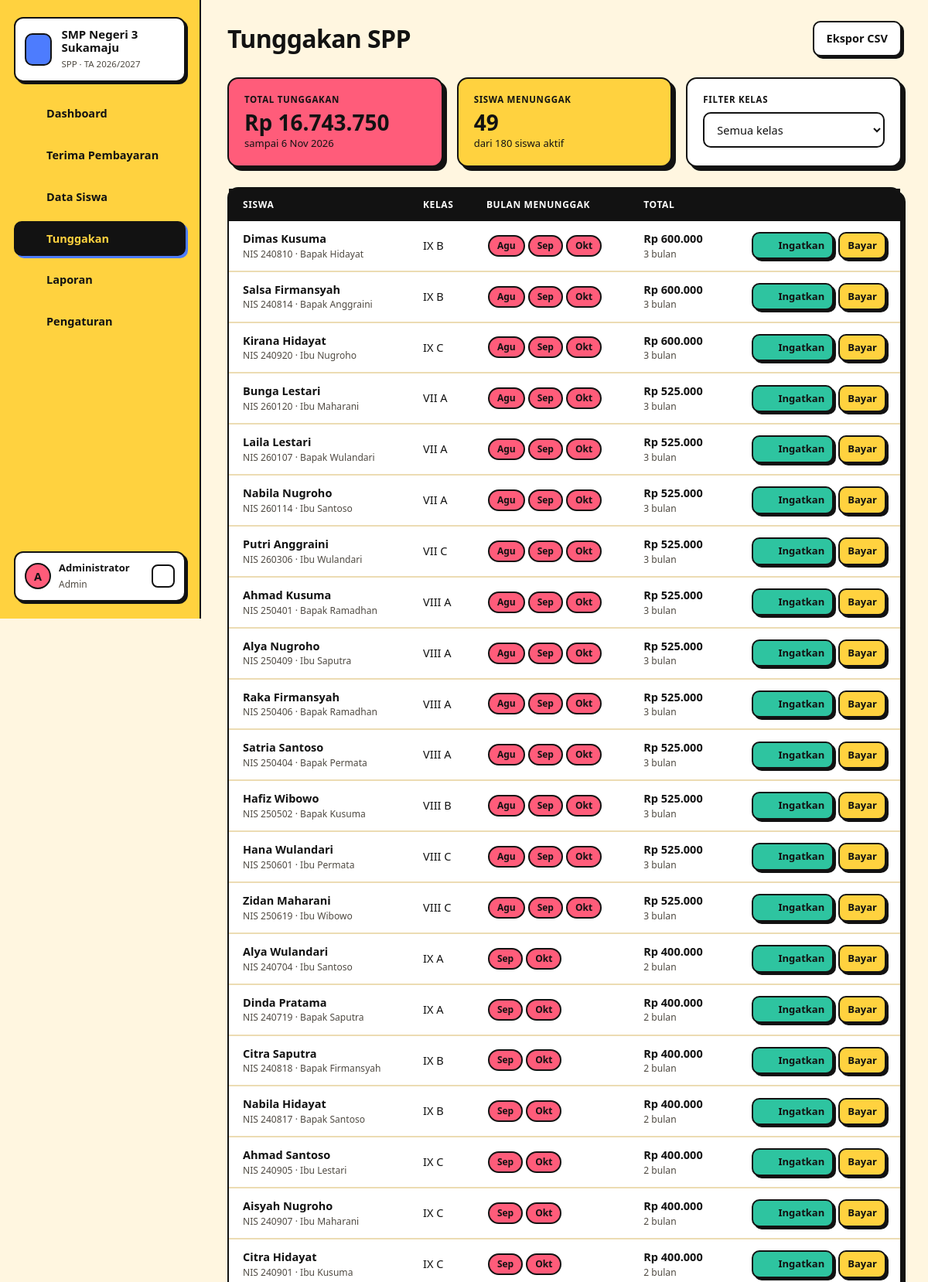
The page /index.php?page=tunggakan (signed in, upper part) on the database its author committed.
### tables this page shows
CREATE TABLE pengaturan (
  id INT PRIMARY KEY,
  nama_sekolah VARCHAR(150) NOT NULL,
  alamat VARCHAR(255),
  telepon VARCHAR(30),
  kepala_sekolah VARCHAR(100),
  bendahara VARCHAR(100),
  tanggal_jatuh_tempo TINYINT NOT NULL DEFAULT 10
);

CREATE TABLE tahun_ajaran (
  id INT AUTO_INCREMENT PRIMARY KEY,
  nama VARCHAR(20) NOT NULL UNIQUE,       
  tahun_mulai SMALLINT NOT NULL,          
  aktif TINYINT(1) NOT NULL DEFAULT 0
);

CREATE TABLE siswa (
  id INT AUTO_INCREMENT PRIMARY KEY,
  nis VARCHAR(20) NOT NULL UNIQUE,
  nama VARCHAR(100) NOT NULL,
  jk ENUM('L','P') NOT NULL,
  kelas_id INT,
  nama_wali VARCHAR(100),
  telp_wali VARCHAR(20),
  potongan_persen TINYINT NOT NULL DEFAULT 0,    
  status ENUM('aktif','lulus','keluar') NOT NULL DEFAULT 'aktif',
  created_at TIMESTAMP DEFAULT CURRENT_TIMESTAMP,
  FOREIGN KEY (kelas_id) REFERENCES kelas(id) ON DELETE SET NULL
);

CREATE TABLE kelas (
  id INT AUTO_INCREMENT PRIMARY KEY,
  nama VARCHAR(20) NOT NULL UNIQUE,
  tingkat TINYINT NOT NULL,
  wali_kelas VARCHAR(100)
);

### index.php (called while the page is built, shortened)
<?php
require __DIR__ . '/includes/bootstrap.php';
$routes = [
    'login'        => 'pages/login.php',
    'logout'       => 'pages/logout.php',
    'cek'          => 'pages/cek.php',
    'dashboard'    => 'pages/dashboard.php',
    'bayar'        => 'pages/bayar/index.php',
    'bayar.simpan' => 'pages/bayar/simpan.php',
    'bayar.batal'  => 'pages/bayar/batal.php',
    'kwitansi'     => 'pages/bayar/kwitansi.php',
    'siswa'        => 'pages/siswa/index.php',
    'siswa.form'   => 'pages/siswa/form.php',
    'siswa.kartu'  => 'pages/siswa/kartu.php',
    'tunggakan'    => 'pages/tunggakan.php',
    'laporan'      => 'pages/laporan.php',
    'master'       => 'pages/master.php',
];
$page = $_GET['page'] ?? 'dashboard';
require __DIR__ . '/' . $routes[$page];

### pages/tunggakan.php (the view, shortened to what this page needs)
<?php
$ta = tahun_ajaran_aktif();
$kelasId = (int) ($_GET['kelas'] ?? 0);
$siswa = q("SELECT s.*, k.nama kelas, k.tingkat FROM siswa s JOIN kelas k ON k.id = s.kelas_id WHERE s.status = 'aktif'"
    . ($kelasId ? ' AND s.kelas_id = ' . $kelasId : '') . ' ORDER BY k.tingkat, k.nama, s.nama')->fetchAll();
$rows = [];
$total = 0;
foreach ($siswa as $s) {
    $k = kartu_spp($s, $ta);
    if (!$k['jml_tunggak']) continue;
    $s['kartu'] = $k;
    $rows[] = $s;
    $total += $k['total_tunggak'];
}
usort($rows, fn ($a, $b) => $b['kartu']['total_tunggak'] <=> $a['kartu']['total_tunggak']);
$title = 'Tunggakan SPP';
$actions = '<a class="btn" href="' . url('tunggakan', ['kelas' => $kelasId, 'export' => 'csv']) . '">Ekspor CSV</a>';
require __DIR__ . '/../includes/header.php';
?>
<div class="stats" style="grid-template-columns:repeat(3,1fr)">
    <div class="stat bg-red"><small>Total tunggakan</small><strong><?= rupiah($total) ?></strong><span>sampai <?= tgl(date('Y-m-d')) ?></span></div>
    <div class="stat bg-yellow"><small>Siswa menunggak</small><strong><?= count($rows) ?></strong><span>dari <?= count($siswa) ?> siswa aktif</span></div>
    <div class="stat bg-white"><small>Filter kelas</small>
        <form method="get" style="margin-top:8px"><input type="hidden" name="page" value="tunggakan">
            <select name="kelas" onchange="this.form.submit()"><option value="0">Semua kelas</option>
            </select></form></div>
</div>
<div class="card">
    <div class="table-wrap"><table>
        <thead><tr><th>Siswa</th><th>Kelas</th><th>Bulan Menunggak</th><th>Total</th><th></th></tr></thead>
        <tbody>
        <?php foreach ($rows as $r):
            $bln = array_keys(array_filter($r['kartu']['bulan'], fn ($b) => $b['status'] === 'tunggak'));
            $pesan = "Assalamualaikum {$r['nama_wali']}, kami informasikan SPP ananda {$r['nama']} (kelas {$r['kelas']}) bulan "
                . implode(', ', array_map(fn ($b) => NAMA_BULAN[$b], $bln)) . ' belum dibayarkan, total ' . rupiah($r['kartu']['total_tunggak'])
                . '. Mohon dapat segera diselesaikan. Terima kasih. - Bendahara ' . setting()['nama_sekolah']; ?>
            <tr>
                <td><strong><?= e($r['nama']) ?></strong><small>NIS <?= e($r['nis']) ?> · <?= e($r['nama_wali']) ?></small></td>
                <td><?= e($r['kelas']) ?></td>
                <td><?php foreach ($bln as $b): ?><span class="badge badge-red" style="margin:2px"><?= substr(NAMA_BULAN[$b], 0, 3) ?></span><?php endforeach; ?></td>
                <td><strong><?= rupiah($r['kartu']['total_tunggak']) ?></strong><small><?= $r['kartu']['jml_tunggak'] ?> bulan</small></td>
                <td><div class="actions">
                    <a class="btn btn-sm btn-green" target="_blank" href="<?= wa_link($r['telp_wali'], $pesan) ?>"><?= icon('message', 14) ?> Ingatkan</a>
                    <a class="btn btn-sm btn-yellow" href="<?= url('bayar', ['siswa' => $r['id']]) ?>">Bayar</a>
                </div></td>
            </tr>
        <?php endforeach; ?>
        </tbody>
    </table></div>
</div>
<?php require __DIR__ . '/../includes/footer.php'; ?>

### includes/header.php (shortened to what this page needs)
<?php
$menu = [
    ['dashboard', 'Dashboard', 'home'],
    ['bayar', 'Terima Pembayaran', 'wallet'],
    ['siswa', 'Data Siswa', 'users'],
    ['tunggakan', 'Tunggakan', 'alert'],
    ['laporan', 'Laporan', 'chart'],
];
if (user()['role'] === 'admin') $menu[] = ['master', 'Pengaturan', 'settings'];
$current = explode('.', $_GET['page'] ?? 'dashboard')[0];
$ta = tahun_ajaran_aktif();
?>
<!DOCTYPE html>
<html lang="id">
<head>
    <link rel="stylesheet" href="assets/css/style.css">
</head>
<body>
<div class="layout">
    <aside class="sidebar" id="sidebar">
        <div class="brand">
            <span class="brand-mark"><?= icon('school', 22) ?></span>
            <div><strong><?= e(setting()['nama_sekolah']) ?></strong><small>SPP · TA <?= e($ta['nama'] ?? '-') ?></small></div>
        </div>
        <nav>
            <?php foreach ($menu as [$key, $label, $ic]): ?>
                <a href="<?= url($key) ?>" class="<?= $current === $key ? 'active' : '' ?>"><?= icon($ic) ?> <?= $label ?></a>
            <?php endforeach; ?>
        </nav>
        <div class="grow"></div>
        <div class="user-card">
            <span class="avatar"><?= e(strtoupper(substr(user()['nama'], 0, 1))) ?></span>
            <div class="grow"><strong><?= e(user()['nama']) ?></strong><small><?= e(ucfirst(user()['role'])) ?></small></div>
            <a href="<?= url('logout') ?>" class="icon-btn" title="Keluar"><?= icon('logout', 16) ?></a>
        </div>
    </aside>
    <main class="main">
        <header class="topbar">
            <h1><?= $titleHtml ?? e($title ?? 'Dashboard') ?></h1>
            <div class="topbar-actions"><?= $actions ?? '' ?></div>
        </header>
        <div class="content">

### includes/bootstrap.php (shortened to what this page needs)
<?php
function db(): PDO
{
    static $pdo = null;
    if ($pdo === null) {
        $c = require __DIR__ . '/../config/database.php';
        $dsn = "mysql:host={$c['host']};port={$c['port']};dbname={$c['database']};charset=utf8mb4";
        try {
            $pdo = new PDO($dsn, $c['username'], $c['password'], [
                PDO::ATTR_ERRMODE => PDO::ERRMODE_EXCEPTION,
                PDO::ATTR_DEFAULT_FETCH_MODE => PDO::FETCH_ASSOC,
            ]);
        } catch (PDOException $e) {
            die('<h3>Koneksi database gagal.</h3><p>Cek config/database.php dan pastikan database <b>'
                . htmlspecialchars($c['database']) . '</b> sudah di-import.</p>');
        }
    }
    return $pdo;
}
function q(string $sql, array $params = []): PDOStatement
{
    $st = db()->prepare($sql);
    $st->execute($params);
    return $st;
}
function e($v): string
{
    return htmlspecialchars((string) $v, ENT_QUOTES, 'UTF-8');
}
function rupiah($n): string
{
    return 'Rp ' . number_format((int) $n, 0, ',', '.');
}
function tgl($date): string
{
    $bulan = ['', 'Jan', 'Feb', 'Mar', 'Apr', 'Mei', 'Jun', 'Jul', 'Agu', 'Sep', 'Okt', 'Nov', 'Des'];
    $t = strtotime($date);
    return date('j', $t) . ' ' . $bulan[(int) date('n', $t)] . ' ' . date('Y', $t);
}
function url(string $page = 'dashboard', array $params = []): string
{
    return 'index.php?' . http_build_query(['page' => $page] + $params);
}
function user(): ?array
{
    return $_SESSION['user'] ?? null;
}
function setting(): array
{
    static $s = null;
    return $s ??= q('SELECT * FROM pengaturan WHERE id = 1')->fetch() ?: [];
}
function icon(string $name, int $size = 18): string
{
    $p = $paths[$name] ?? '';
    return '<svg class="ic" width="' . $size . '" height="' . $size . '" viewBox="0 0 24 24" fill="none" stroke="currentColor" stroke-width="2" stroke-linecap="round" stroke-linejoin="round">' . $p . '</svg>';
}
function tahun_ajaran_aktif(): array
{
    return q('SELECT * FROM tahun_ajaran WHERE aktif = 1 LIMIT 1')->fetch() ?: [];
}
function bulan_jatuh_tempo(array $ta): array
{
    $hasil = [];
    foreach (BULAN_AJARAN as $b) {
        $tahun = $b >= 7 ? (int) $ta['tahun_mulai'] : (int) $ta['tahun_mulai'] + 1;
        $jatuhTempo = sprintf('%04d-%02d-%02d', $tahun, $b, (int) setting()['tanggal_jatuh_tempo']);
        if ($jatuhTempo <= date('Y-m-d')) $hasil[] = $b;
    }
    return $hasil;
}
function pembayaran_siswa(int $siswaId, int $taId): array
{
    $map = [];
    foreach (q('SELECT * FROM pembayaran WHERE siswa_id = ? AND tahun_ajaran_id = ?', [$siswaId, $taId])->fetchAll() as $p) $map[(int) $p['bulan']] = $p;
    return $map;
}
function tarif_siswa(array $siswa, array $ta): int
{
    return (int) (q('SELECT nominal FROM tarif WHERE tahun_ajaran_id = ? AND tingkat = ?', [$ta['id'], $siswa['tingkat']])->fetchColumn() ?: 0);
}
function wa_link(string $telp, string $pesan): string
{
    return 'https://wa.me/' . preg_replace('/^0/', '62', preg_replace('/\D/', '', $telp)) . '?text=' . rawurlencode($pesan);
}
function kartu_spp(array $siswa, array $ta): array
{
    $tarif = tarif_siswa($siswa, $ta);
    $nominal = (int) round($tarif * (100 - (int) $siswa['potongan_persen']) / 100);
    $bayar = pembayaran_siswa((int) $siswa['id'], (int) $ta['id']);
    $jatuhTempo = bulan_jatuh_tempo($ta);
    $bulan = [];
    $tunggakan = 0;
    foreach (BULAN_AJARAN as $b) {
        if (isset($bayar[$b])) $s = 'lunas';
        elseif ($nominal === 0) $s = 'gratis';
        elseif (in_array($b, $jatuhTempo, true)) { $s = 'tunggak'; $tunggakan++; }
        else $s = 'belum';
        $bulan[$b] = ['status' => $s, 'bayar' => $bayar[$b] ?? null];
    }
    return ['tarif' => $tarif, 'nominal' => $nominal, 'bulan' => $bulan, 'jml_tunggak' => $tunggakan, 'total_tunggak' => $tunggakan * $nominal];
}

### rows shown on the page
pengaturan: nama_sekolah "SMP Negeri 3 Sukamaju"
tahun_ajaran: nama "2026/2027"
siswa: nama "Dimas Kusuma", nis "240810", nama_wali "Bapak Hidayat", kelas.nama "IX B", b "Agu", b "Sep", b "Okt", total_tunggak "Rp 600.000", jml_tunggak "3", $size 14 (drawn)
siswa: nama "Salsa Firmansyah", nis "240814", nama_wali "Bapak Anggraini", kelas.nama "IX B", b "Agu", b "Sep", b "Okt", total_tunggak "Rp 600.000", jml_tunggak "3", $size 14 (drawn)
siswa: nama "Kirana Hidayat", nis "240920", nama_wali "Ibu Nugroho", kelas.nama "IX C", b "Agu", b "Sep", b "Okt", total_tunggak "Rp 600.000", jml_tunggak "3", $size 14 (drawn)
siswa: nama "Bunga Lestari", nis "260120", nama_wali "Ibu Maharani", kelas.nama "VII A", b "Agu", b "Sep", b "Okt", total_tunggak "Rp 525.000", jml_tunggak "3", $size 14 (drawn)
siswa: nama "Laila Lestari", nis "260107", nama_wali "Bapak Wulandari", kelas.nama "VII A", b "Agu", b "Sep", b "Okt", total_tunggak "Rp 525.000", jml_tunggak "3", $size 14 (drawn)
siswa: nama "Nabila Nugroho", nis "260114", nama_wali "Ibu Santoso", kelas.nama "VII A", b "Agu", b "Sep", b "Okt", total_tunggak "Rp 525.000", jml_tunggak "3", $size 14 (drawn)
siswa: nama "Putri Anggraini", nis "260306", nama_wali "Ibu Wulandari", kelas.nama "VII C", b "Agu", b "Sep", b "Okt", total_tunggak "Rp 525.000", jml_tunggak "3", $size 14 (drawn)
siswa: nama "Ahmad Kusuma", nis "250401", nama_wali "Bapak Ramadhan", kelas.nama "VIII A", b "Agu", b "Sep", b "Okt", total_tunggak "Rp 525.000", jml_tunggak "3", $size 14 (drawn)
siswa: nama "Alya Nugroho", nis "250409", nama_wali "Ibu Saputra", kelas.nama "VIII A", b "Agu", b "Sep", b "Okt", total_tunggak "Rp 525.000", jml_tunggak "3", $size 14 (drawn)
siswa: nama "Raka Firmansyah", nis "250406", nama_wali "Bapak Ramadhan", kelas.nama "VIII A", b "Agu", b "Sep", b "Okt", total_tunggak "Rp 525.000", jml_tunggak "3", $size 14 (drawn)
siswa: nama "Satria Santoso", nis "250404", nama_wali "Bapak Permata", kelas.nama "VIII A", b "Agu", b "Sep", b "Okt", total_tunggak "Rp 525.000", jml_tunggak "3", $size 14 (drawn)
siswa: nama "Hafiz Wibowo", nis "250502", nama_wali "Bapak Kusuma", kelas.nama "VIII B", b "Agu", b "Sep", b "Okt", total_tunggak "Rp 525.000", jml_tunggak "3", $size 14 (drawn)
siswa: nama "Hana Wulandari", nis "250601", nama_wali "Ibu Permata", kelas.nama "VIII C", b "Agu", b "Sep", b "Okt", total_tunggak "Rp 525.000", jml_tunggak "3", $size 14 (drawn)
siswa: nama "Zidan Maharani", nis "250619", nama_wali "Ibu Wibowo", kelas.nama "VIII C", b "Agu", b "Sep", b "Okt", total_tunggak "Rp 525.000", jml_tunggak "3", $size 14 (drawn)
siswa: nama "Alya Wulandari", nis "240704", nama_wali "Ibu Santoso", kelas.nama "IX A", b "Sep", b "Okt", total_tunggak "Rp 400.000", jml_tunggak "2", $size 14 (drawn)
siswa: nama "Dinda Pratama", nis "240719", nama_wali "Bapak Saputra", kelas.nama "IX A", b "Sep", b "Okt", total_tunggak "Rp 400.000", jml_tunggak "2", $size 14 (drawn)
siswa: nama "Citra Saputra", nis "240818", nama_wali "Bapak Firmansyah", kelas.nama "IX B", b "Sep", b "Okt", total_tunggak "Rp 400.000", jml_tunggak "2", $size 14 (drawn)
siswa: nama "Nabila Hidayat", nis "240817", nama_wali "Bapak Santoso", kelas.nama "IX B", b "Sep", b "Okt", total_tunggak "Rp 400.000", jml_tunggak "2", $size 14 (drawn)
siswa: nama "Ahmad Santoso", nis "240905", nama_wali "Ibu Lestari", kelas.nama "IX C", b "Sep", b "Okt", total_tunggak "Rp 400.000", jml_tunggak "2", $size 14 (drawn)
siswa: nama "Aisyah Nugroho", nis "240907", nama_wali "Ibu Maharani", kelas.nama "IX C", b "Sep", b "Okt", total_tunggak "Rp 400.000", jml_tunggak "2", $size 14 (drawn)
siswa: nama "Citra Hidayat", nis "240901", nama_wali "Ibu Kusuma", kelas.nama "IX C", b "Sep", b "Okt", total_tunggak "Rp 400.000", jml_tunggak "2", $size 14 (drawn)

### other values the page prints
$label "Dashboard"
$label "Terima Pembayaran"
$label "Data Siswa"
$label "Tunggakan"
$label "Laporan"
$label "Pengaturan"
substr(user()['nama'], 0, 1) "A"
user()['nama'] "Administrator"
user()['role'] "Admin"
$titleHtml "Tunggakan SPP"
rupiah($total) "Rp 16.743.750"
count($rows) "49"
count($siswa) "180"
